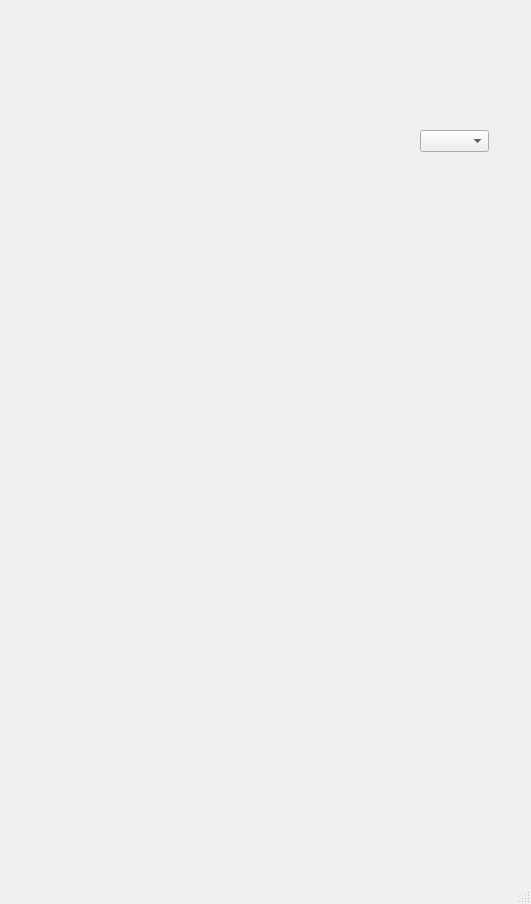
<?xml version="1.0" encoding="UTF-8"?>
<ui version="4.0">
 <class>MainWindow</class>
 <widget class="QMainWindow" name="MainWindow">
  <property name="geometry">
   <rect>
    <x>0</x>
    <y>0</y>
    <width>531</width>
    <height>904</height>
   </rect>
  </property>
  <property name="windowTitle">
   <string>MainWindow</string>
  </property>
  <widget class="QWidget" name="centralwidget">
   <widget class="QLabel" name="label">
    <property name="geometry">
     <rect>
      <x>20</x>
      <y>10</y>
      <width>291</width>
      <height>841</height>
     </rect>
    </property>
    <property name="text">
     <string/>
    </property>
    <property name="pixmap">
     <pixmap>../PythonRemote/54.1.jpg</pixmap>
    </property>
   </widget>
   <widget class="QPushButton" name="dvr">
    <property name="geometry">
     <rect>
      <x>40</x>
      <y>110</y>
      <width>71</width>
      <height>31</height>
     </rect>
    </property>
    <property name="styleSheet">
     <string notr="true">background-color: rgba(255,255,255,0);border: 0px;</string>
    </property>
    <property name="text">
     <string/>
    </property>
   </widget>
   <widget class="QPushButton" name="home">
    <property name="geometry">
     <rect>
      <x>120</x>
      <y>110</y>
      <width>75</width>
      <height>31</height>
     </rect>
    </property>
    <property name="styleSheet">
     <string notr="true">background-color: rgba(255,255,255,0);border: 0px;</string>
    </property>
    <property name="text">
     <string/>
    </property>
   </widget>
   <widget class="QPushButton" name="guide">
    <property name="geometry">
     <rect>
      <x>200</x>
      <y>110</y>
      <width>75</width>
      <height>31</height>
     </rect>
    </property>
    <property name="styleSheet">
     <string notr="true">background-color: rgba(255,255,255,0);border: 0px;</string>
    </property>
    <property name="text">
     <string/>
    </property>
   </widget>
   <widget class="QPushButton" name="options">
    <property name="geometry">
     <rect>
      <x>44</x>
      <y>160</y>
      <width>61</width>
      <height>31</height>
     </rect>
    </property>
    <property name="styleSheet">
     <string notr="true">background-color: rgba(255,255,255,0);border: 0px;</string>
    </property>
    <property name="text">
     <string/>
    </property>
   </widget>
   <widget class="QPushButton" name="voice">
    <property name="geometry">
     <rect>
      <x>214</x>
      <y>160</y>
      <width>61</width>
      <height>31</height>
     </rect>
    </property>
    <property name="styleSheet">
     <string notr="true">background-color: rgba(255,255,255,0);border: 0px;</string>
    </property>
    <property name="text">
     <string/>
    </property>
   </widget>
   <widget class="QPushButton" name="sat">
    <property name="geometry">
     <rect>
      <x>11</x>
      <y>110</y>
      <width>20</width>
      <height>31</height>
     </rect>
    </property>
    <property name="styleSheet">
     <string notr="true">background-color: rgba(255,255,255,0);border: 0px;</string>
    </property>
    <property name="text">
     <string/>
    </property>
   </widget>
   <widget class="QPushButton" name="tv">
    <property name="geometry">
     <rect>
      <x>20</x>
      <y>150</y>
      <width>16</width>
      <height>41</height>
     </rect>
    </property>
    <property name="styleSheet">
     <string notr="true">background-color: rgba(255,255,255,0);border: 0px;</string>
    </property>
    <property name="text">
     <string/>
    </property>
   </widget>
   <widget class="QPushButton" name="aux">
    <property name="geometry">
     <rect>
      <x>20</x>
      <y>200</y>
      <width>16</width>
      <height>41</height>
     </rect>
    </property>
    <property name="styleSheet">
     <string notr="true">background-color: rgba(255,255,255,0);border: 0px;</string>
    </property>
    <property name="text">
     <string/>
    </property>
   </widget>
   <widget class="QPushButton" name="input">
    <property name="geometry">
     <rect>
      <x>20</x>
      <y>240</y>
      <width>16</width>
      <height>31</height>
     </rect>
    </property>
    <property name="styleSheet">
     <string notr="true">background-color: rgba(255,255,255,0);border: 0px;</string>
    </property>
    <property name="text">
     <string/>
    </property>
   </widget>
   <widget class="QPushButton" name="power">
    <property name="geometry">
     <rect>
      <x>60</x>
      <y>60</y>
      <width>51</width>
      <height>41</height>
     </rect>
    </property>
    <property name="styleSheet">
     <string notr="true">background-color: rgba(255,255,255,0);border: 0px;</string>
    </property>
    <property name="text">
     <string/>
    </property>
   </widget>
   <widget class="QPushButton" name="select">
    <property name="geometry">
     <rect>
      <x>130</x>
      <y>220</y>
      <width>51</width>
      <height>61</height>
     </rect>
    </property>
    <property name="styleSheet">
     <string notr="true">background-color: rgba(255,255,255,0);border: 0px;</string>
    </property>
    <property name="text">
     <string/>
    </property>
   </widget>
   <widget class="QPushButton" name="up">
    <property name="geometry">
     <rect>
      <x>130</x>
      <y>170</y>
      <width>51</width>
      <height>31</height>
     </rect>
    </property>
    <property name="styleSheet">
     <string notr="true">background-color: rgba(255,255,255,0);border: 0px;</string>
    </property>
    <property name="text">
     <string/>
    </property>
   </widget>
   <widget class="QPushButton" name="right">
    <property name="geometry">
     <rect>
      <x>200</x>
      <y>220</y>
      <width>41</width>
      <height>51</height>
     </rect>
    </property>
    <property name="styleSheet">
     <string notr="true">background-color: rgba(255,255,255,0);border: 0px;</string>
    </property>
    <property name="text">
     <string/>
    </property>
   </widget>
   <widget class="QPushButton" name="left">
    <property name="geometry">
     <rect>
      <x>70</x>
      <y>230</y>
      <width>41</width>
      <height>41</height>
     </rect>
    </property>
    <property name="styleSheet">
     <string notr="true">background-color: rgba(255,255,255,0);border: 0px;</string>
    </property>
    <property name="text">
     <string/>
    </property>
   </widget>
   <widget class="QPushButton" name="down">
    <property name="geometry">
     <rect>
      <x>130</x>
      <y>300</y>
      <width>51</width>
      <height>31</height>
     </rect>
    </property>
    <property name="styleSheet">
     <string notr="true">background-color: rgba(255,255,255,0);border: 0px;</string>
    </property>
    <property name="text">
     <string/>
    </property>
   </widget>
   <widget class="QPushButton" name="back">
    <property name="geometry">
     <rect>
      <x>44</x>
      <y>310</y>
      <width>61</width>
      <height>31</height>
     </rect>
    </property>
    <property name="styleSheet">
     <string notr="true">background-color: rgba(255,255,255,0);border: 0px;</string>
    </property>
    <property name="text">
     <string/>
    </property>
   </widget>
   <widget class="QPushButton" name="info">
    <property name="geometry">
     <rect>
      <x>200</x>
      <y>310</y>
      <width>75</width>
      <height>31</height>
     </rect>
    </property>
    <property name="styleSheet">
     <string notr="true">background-color: rgba(255,255,255,0);border: 0px;</string>
    </property>
    <property name="text">
     <string/>
    </property>
   </widget>
   <widget class="QPushButton" name="rwd">
    <property name="geometry">
     <rect>
      <x>40</x>
      <y>370</y>
      <width>75</width>
      <height>31</height>
     </rect>
    </property>
    <property name="styleSheet">
     <string notr="true">background-color: rgba(255,255,255,0);border: 0px;</string>
    </property>
    <property name="text">
     <string/>
    </property>
   </widget>
   <widget class="QPushButton" name="play">
    <property name="geometry">
     <rect>
      <x>120</x>
      <y>370</y>
      <width>75</width>
      <height>31</height>
     </rect>
    </property>
    <property name="styleSheet">
     <string notr="true">background-color: rgba(255,255,255,0);border: 0px;</string>
    </property>
    <property name="text">
     <string/>
    </property>
   </widget>
   <widget class="QPushButton" name="ffd">
    <property name="geometry">
     <rect>
      <x>190</x>
      <y>370</y>
      <width>75</width>
      <height>31</height>
     </rect>
    </property>
    <property name="styleSheet">
     <string notr="true">background-color: rgba(255,255,255,0);border: 0px;</string>
    </property>
    <property name="text">
     <string/>
    </property>
   </widget>
   <widget class="QPushButton" name="volup">
    <property name="geometry">
     <rect>
      <x>64</x>
      <y>430</y>
      <width>51</width>
      <height>41</height>
     </rect>
    </property>
    <property name="styleSheet">
     <string notr="true">background-color: rgba(255,255,255,0);border: 0px;</string>
    </property>
    <property name="text">
     <string/>
    </property>
   </widget>
   <widget class="QPushButton" name="vodown">
    <property name="geometry">
     <rect>
      <x>64</x>
      <y>480</y>
      <width>51</width>
      <height>41</height>
     </rect>
    </property>
    <property name="styleSheet">
     <string notr="true">background-color: rgba(255,255,255,0);border: 0px;</string>
    </property>
    <property name="text">
     <string/>
    </property>
   </widget>
   <widget class="QPushButton" name="chup">
    <property name="geometry">
     <rect>
      <x>190</x>
      <y>420</y>
      <width>51</width>
      <height>41</height>
     </rect>
    </property>
    <property name="styleSheet">
     <string notr="true">background-color: rgba(255,255,255,0);border: 0px;</string>
    </property>
    <property name="text">
     <string/>
    </property>
   </widget>
   <widget class="QPushButton" name="chdown">
    <property name="geometry">
     <rect>
      <x>190</x>
      <y>480</y>
      <width>51</width>
      <height>41</height>
     </rect>
    </property>
    <property name="styleSheet">
     <string notr="true">background-color: rgba(255,255,255,0);border: 0px;</string>
    </property>
    <property name="text">
     <string/>
    </property>
   </widget>
   <widget class="QPushButton" name="recall">
    <property name="geometry">
     <rect>
      <x>130</x>
      <y>430</y>
      <width>51</width>
      <height>41</height>
     </rect>
    </property>
    <property name="styleSheet">
     <string notr="true">background-color: rgba(255,255,255,0);border: 0px;</string>
    </property>
    <property name="text">
     <string/>
    </property>
   </widget>
   <widget class="QPushButton" name="mute">
    <property name="geometry">
     <rect>
      <x>130</x>
      <y>480</y>
      <width>51</width>
      <height>41</height>
     </rect>
    </property>
    <property name="styleSheet">
     <string notr="true">background-color: rgba(255,255,255,0);border: 0px;</string>
    </property>
    <property name="text">
     <string/>
    </property>
   </widget>
   <widget class="QPushButton" name="one">
    <property name="geometry">
     <rect>
      <x>60</x>
      <y>540</y>
      <width>51</width>
      <height>31</height>
     </rect>
    </property>
    <property name="styleSheet">
     <string notr="true">background-color: rgba(255,255,255,0);border: 0px;</string>
    </property>
    <property name="text">
     <string/>
    </property>
   </widget>
   <widget class="QPushButton" name="two">
    <property name="geometry">
     <rect>
      <x>130</x>
      <y>540</y>
      <width>51</width>
      <height>31</height>
     </rect>
    </property>
    <property name="styleSheet">
     <string notr="true">background-color: rgba(255,255,255,0);border: 0px;</string>
    </property>
    <property name="text">
     <string/>
    </property>
   </widget>
   <widget class="QPushButton" name="three">
    <property name="geometry">
     <rect>
      <x>190</x>
      <y>540</y>
      <width>51</width>
      <height>31</height>
     </rect>
    </property>
    <property name="styleSheet">
     <string notr="true">background-color: rgba(255,255,255,0);border: 0px;</string>
    </property>
    <property name="text">
     <string/>
    </property>
   </widget>
   <widget class="QPushButton" name="four">
    <property name="geometry">
     <rect>
      <x>70</x>
      <y>580</y>
      <width>51</width>
      <height>41</height>
     </rect>
    </property>
    <property name="styleSheet">
     <string notr="true">background-color: rgba(255,255,255,0);border: 0px;</string>
    </property>
    <property name="text">
     <string/>
    </property>
   </widget>
   <widget class="QPushButton" name="five">
    <property name="geometry">
     <rect>
      <x>120</x>
      <y>580</y>
      <width>61</width>
      <height>41</height>
     </rect>
    </property>
    <property name="styleSheet">
     <string notr="true">background-color: rgba(255,255,255,0);border: 0px;</string>
    </property>
    <property name="text">
     <string/>
    </property>
   </widget>
   <widget class="QPushButton" name="six">
    <property name="geometry">
     <rect>
      <x>180</x>
      <y>580</y>
      <width>61</width>
      <height>41</height>
     </rect>
    </property>
    <property name="styleSheet">
     <string notr="true">background-color: rgba(255,255,255,0);border: 0px;</string>
    </property>
    <property name="text">
     <string/>
    </property>
   </widget>
   <widget class="QPushButton" name="eight">
    <property name="geometry">
     <rect>
      <x>120</x>
      <y>630</y>
      <width>61</width>
      <height>41</height>
     </rect>
    </property>
    <property name="styleSheet">
     <string notr="true">background-color: rgba(255,255,255,0);border: 0px;</string>
    </property>
    <property name="text">
     <string/>
    </property>
   </widget>
   <widget class="QPushButton" name="nine">
    <property name="geometry">
     <rect>
      <x>180</x>
      <y>630</y>
      <width>61</width>
      <height>41</height>
     </rect>
    </property>
    <property name="styleSheet">
     <string notr="true">background-color: rgba(255,255,255,0);border: 0px;</string>
    </property>
    <property name="text">
     <string/>
    </property>
   </widget>
   <widget class="QPushButton" name="seven">
    <property name="geometry">
     <rect>
      <x>70</x>
      <y>630</y>
      <width>51</width>
      <height>41</height>
     </rect>
    </property>
    <property name="styleSheet">
     <string notr="true">background-color: rgba(255,255,255,0);border: 0px;</string>
    </property>
    <property name="text">
     <string/>
    </property>
   </widget>
   <widget class="QPushButton" name="zero">
    <property name="geometry">
     <rect>
      <x>120</x>
      <y>680</y>
      <width>61</width>
      <height>41</height>
     </rect>
    </property>
    <property name="styleSheet">
     <string notr="true">background-color: rgba(255,255,255,0);border: 0px;</string>
    </property>
    <property name="text">
     <string/>
    </property>
   </widget>
   <widget class="QPushButton" name="ddiamond">
    <property name="geometry">
     <rect>
      <x>180</x>
      <y>680</y>
      <width>61</width>
      <height>41</height>
     </rect>
    </property>
    <property name="styleSheet">
     <string notr="true">background-color: rgba(255,255,255,0);border: 0px;</string>
    </property>
    <property name="text">
     <string/>
    </property>
   </widget>
   <widget class="QPushButton" name="diamond">
    <property name="geometry">
     <rect>
      <x>70</x>
      <y>680</y>
      <width>51</width>
      <height>41</height>
     </rect>
    </property>
    <property name="styleSheet">
     <string notr="true">background-color: rgba(255,255,255,0);border: 0px;</string>
    </property>
    <property name="text">
     <string/>
    </property>
   </widget>
   <widget class="QComboBox" name="comboBox">
    <property name="geometry">
     <rect>
      <x>420</x>
      <y>130</y>
      <width>69</width>
      <height>22</height>
     </rect>
    </property>
   </widget>
  </widget>
  <widget class="QMenuBar" name="menubar">
   <property name="geometry">
    <rect>
     <x>0</x>
     <y>0</y>
     <width>531</width>
     <height>22</height>
    </rect>
   </property>
  </widget>
  <widget class="QStatusBar" name="statusbar"/>
 </widget>
 <resources/>
 <connections>
  <connection>
   <sender>aux</sender>
   <signal>clicked()</signal>
   <receiver>aux</receiver>
   <slot>click()</slot>
   <hints>
    <hint type="sourcelabel">
     <x>27</x>
     <y>242</y>
    </hint>
    <hint type="destinationlabel">
     <x>27</x>
     <y>242</y>
    </hint>
   </hints>
  </connection>
 </connections>
</ui>
